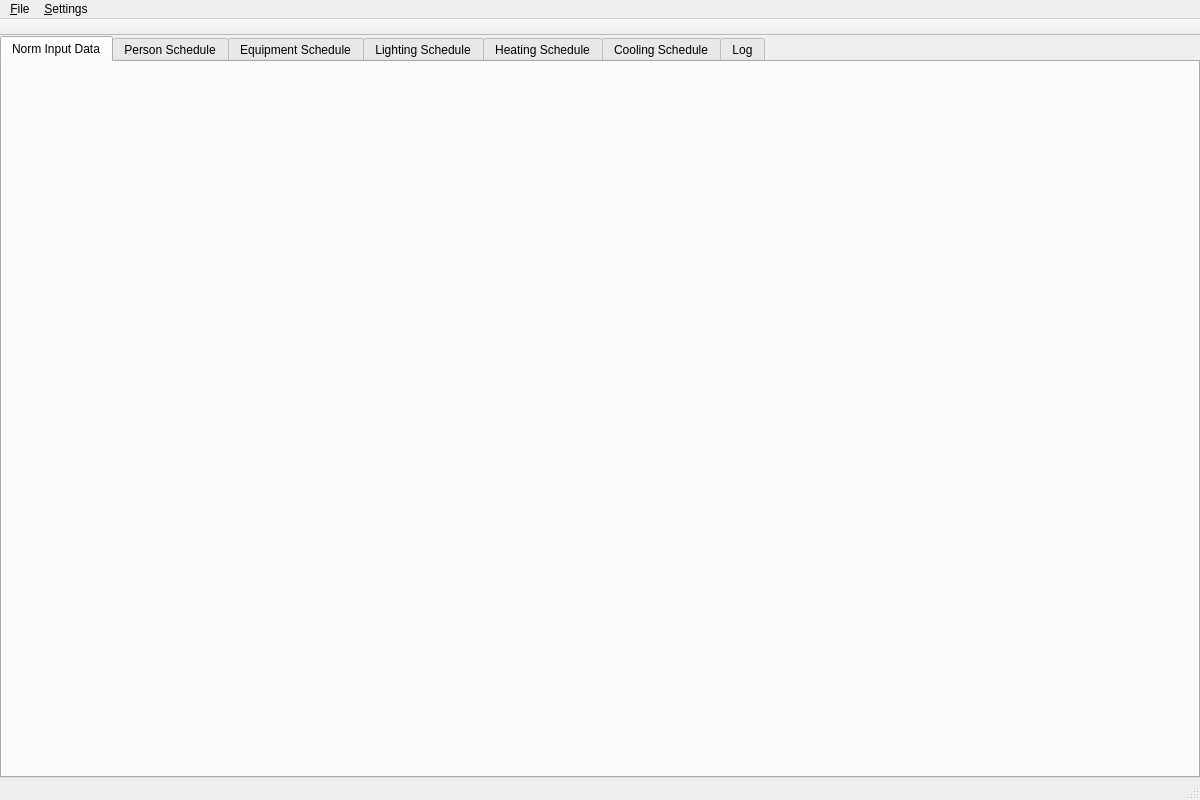
<?xml version="1.0" encoding="UTF-8"?>
<ui version="4.0">
 <class>IC18599MainWindow</class>
 <widget class="QMainWindow" name="IC18599MainWindow">
  <property name="geometry">
   <rect>
    <x>0</x>
    <y>0</y>
    <width>1200</width>
    <height>800</height>
   </rect>
  </property>
  <property name="windowTitle">
   <string>DIN 18599 - Conversion for Dynamic Simulation</string>
  </property>
  <widget class="QWidget" name="centralWidget">
   <layout class="QVBoxLayout" name="centralLayout">
    <property name="leftMargin">
     <number>0</number>
    </property>
    <property name="topMargin">
     <number>0</number>
    </property>
    <property name="rightMargin">
     <number>0</number>
    </property>
    <property name="bottomMargin">
     <number>0</number>
    </property>
    <item>
     <widget class="QTabWidget" name="m_tabWidget">
      <property name="currentIndex">
       <number>0</number>
      </property>
      <widget class="IC18599NormDataWidget" name="m_normDataWidget">
       <attribute name="title">
        <string>Norm Input Data</string>
       </attribute>
      </widget>
      <widget class="IC18599ScheduleEditWidget" name="m_personScheduleWidget">
       <attribute name="title">
        <string>Person Schedule</string>
       </attribute>
      </widget>
      <widget class="IC18599ScheduleEditWidget" name="m_equipmentScheduleWidget">
       <attribute name="title">
        <string>Equipment Schedule</string>
       </attribute>
      </widget>
      <widget class="IC18599ScheduleEditWidget" name="m_lightingScheduleWidget">
       <attribute name="title">
        <string>Lighting Schedule</string>
       </attribute>
      </widget>
      <widget class="IC18599ScheduleEditWidget" name="m_heatingScheduleWidget">
       <attribute name="title">
        <string>Heating Schedule</string>
       </attribute>
      </widget>
      <widget class="IC18599ScheduleEditWidget" name="m_coolingScheduleWidget">
       <attribute name="title">
        <string>Cooling Schedule</string>
       </attribute>
      </widget>
      <widget class="QWidget" name="m_logTab">
       <attribute name="title">
        <string>Log</string>
       </attribute>
       <layout class="QVBoxLayout" name="logTabLayout">
        <property name="leftMargin">
         <number>0</number>
        </property>
        <property name="topMargin">
         <number>0</number>
        </property>
        <property name="rightMargin">
         <number>0</number>
        </property>
        <property name="bottomMargin">
         <number>0</number>
        </property>
        <item>
         <widget class="QPlainTextEdit" name="m_logWidget">
          <property name="font">
           <font>
            <family>Monospace</family>
            <pointsize>10</pointsize>
           </font>
          </property>
          <property name="readOnly">
           <bool>true</bool>
          </property>
         </widget>
        </item>
       </layout>
      </widget>
     </widget>
    </item>
   </layout>
  </widget>
  <widget class="QMenuBar" name="menuBar">
   <property name="geometry">
    <rect>
     <x>0</x>
     <y>0</y>
     <width>1200</width>
     <height>23</height>
    </rect>
   </property>
   <widget class="QMenu" name="menuFile">
    <property name="title">
     <string>&amp;File</string>
    </property>
    <addaction name="actionNew"/>
    <addaction name="actionOpen"/>
    <addaction name="actionSave"/>
    <addaction name="actionSaveAs"/>
    <addaction name="actionExportPDF"/>
    <addaction name="separator"/>
    <addaction name="actionLoadCSV"/>
    <addaction name="separator"/>
    <addaction name="actionQuit"/>
   </widget>
   <widget class="QMenu" name="menuSettings">
    <property name="title">
     <string>&amp;Settings</string>
    </property>
    <addaction name="actionLanguage"/>
   </widget>
   <addaction name="menuFile"/>
   <addaction name="menuSettings"/>
  </widget>
  <widget class="QToolBar" name="m_toolBar">
   <property name="windowTitle">
    <string>Profile</string>
   </property>
   <property name="movable">
    <bool>false</bool>
   </property>
   <attribute name="toolBarArea">
    <enum>TopToolBarArea</enum>
   </attribute>
   <attribute name="toolBarBreak">
    <bool>false</bool>
   </attribute>
  </widget>
  <widget class="QStatusBar" name="statusBar"/>
  <action name="actionNew">
   <property name="text">
    <string>&amp;New Project</string>
   </property>
   <property name="shortcut">
    <string>Ctrl+N</string>
   </property>
  </action>
  <action name="actionOpen">
   <property name="text">
    <string>&amp;Open Project...</string>
   </property>
   <property name="shortcut">
    <string>Ctrl+O</string>
   </property>
  </action>
  <action name="actionSave">
   <property name="text">
    <string>&amp;Save Project</string>
   </property>
   <property name="shortcut">
    <string>Ctrl+S</string>
   </property>
  </action>
  <action name="actionSaveAs">
   <property name="text">
    <string>Save Project &amp;As...</string>
   </property>
   <property name="shortcut">
    <string>Ctrl+Shift+S</string>
   </property>
  </action>
  <action name="actionExportPDF">
   <property name="text">
    <string>Export &amp;PDF Report...</string>
   </property>
  </action>
  <action name="actionLoadCSV">
   <property name="text">
    <string>&amp;Load Norm Data (CSV)...</string>
   </property>
  </action>
  <action name="actionQuit">
   <property name="text">
    <string>&amp;Quit</string>
   </property>
   <property name="shortcut">
    <string>Ctrl+Q</string>
   </property>
  </action>
  <action name="actionLanguage">
   <property name="text">
    <string>&amp;Language...</string>
   </property>
  </action>
 </widget>
 <customwidgets>
  <customwidget>
   <class>IC18599NormDataWidget</class>
   <extends>QWidget</extends>
   <header>IC18599NormDataWidget.h</header>
  </customwidget>
  <customwidget>
   <class>IC18599ScheduleEditWidget</class>
   <extends>QWidget</extends>
   <header>IC18599ScheduleEditWidget.h</header>
  </customwidget>
 </customwidgets>
 <resources/>
 <connections/>
</ui>
